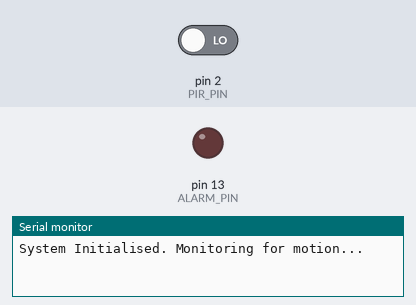
The sketch below on a simulated Arduino Uno, built with avr-gcc and run on an emulated ATmega328P. Shown: output pins drawn as LEDs (lit = HIGH), the last lines printed to the serial monitor. The inputs (shaded band) are chosen by the test bench; at power-on: pin 2 (PIR_PIN) LOW.

Above: at 1.2 s.
1.3 s: pin 2 (PIR_PIN) driven HIGH
At 2.5 s:
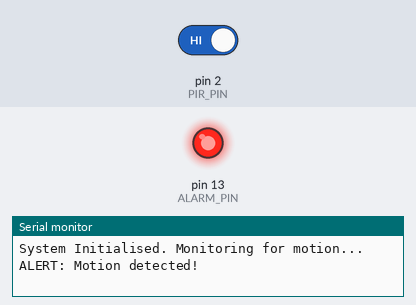
2.8 s: pin 2 (PIR_PIN) driven LOW
At 3.7 s:
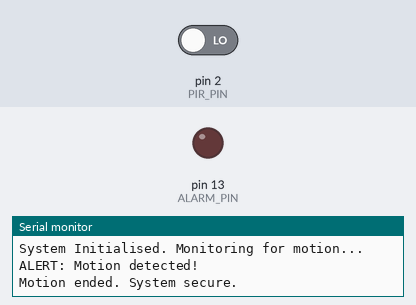
Timing chart, 0 to 5.8 s (numbered marks = the images above; inputs shaded):
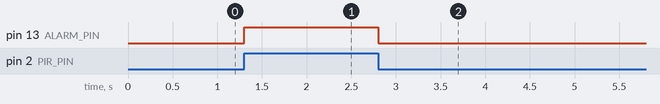

The sketch:

sketch.ino
```cpp
// Pin definitions
const int PIR_PIN = 2;     // Signal pin from PIR sensor
const int ALARM_PIN = 13;   // Pin connected to LED and Buzzer

// Variables to track state
int pirState = LOW;        // Start assuming no motion detected
int val = 0;               // Variable for reading the pin status

void setup() {
  pinMode(PIR_PIN, INPUT);     // Declare sensor as input
  pinMode(ALARM_PIN, OUTPUT);  // Declare alarm as output

  Serial.begin(9600);          // Initialize serial communication
  Serial.println("System Initialised. Monitoring for motion...");
}

void loop() {
  val = digitalRead(PIR_PIN);  // Read input value

  if (val == HIGH) {           // Check if the input is HIGH
    digitalWrite(ALARM_PIN, HIGH);  // Turn LED/Buzzer ON

    if (pirState == LOW) {
      // We have just turned on
      Serial.println("ALERT: Motion detected!");
      pirState = HIGH;         // Update the tracker variable
    }
  } else {
    digitalWrite(ALARM_PIN, LOW); // Turn LED/Buzzer OFF

    if (pirState == HIGH) {
      // We have just turned off
      Serial.println("Motion ended. System secure.");
      pirState = LOW;          // Update the tracker variable
    }
  }
  delay(100); // Small delay to improve simulation stability
}
```

Measured:
- after the input at 1.3 s, pin 13 (ALARM_PIN): LOW → HIGH at once
- after the input at 2.8 s, pin 13 (ALARM_PIN): HIGH → LOW at once
